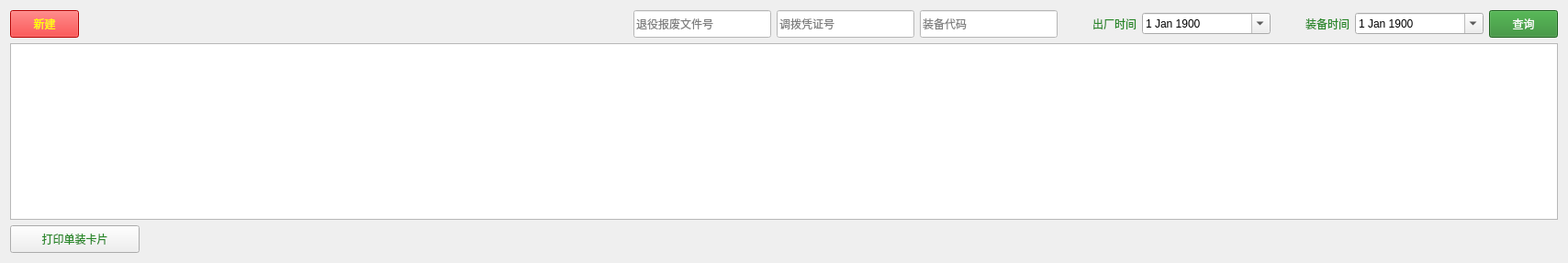
         <widget class="QWidget" name="tab_Ephor2">
          <attribute name="title">
           <string>单装入库</string>
          </attribute>
          <layout class="QGridLayout" name="gridLayout_12">
           <item row="0" column="0">
            <widget class="QPushButton" name="pushButton_AddSinglePacked">
             <property name="minimumSize">
              <size>
               <width>75</width>
               <height>30</height>
              </size>
             </property>
             <property name="maximumSize">
              <size>
               <width>75</width>
               <height>30</height>
              </size>
             </property>
             <property name="styleSheet">
              <string notr="true">font: 75 15pt &quot;微软雅黑&quot;;
color: rgb(255, 255, 0);
background-color: rgb(255, 0, 0);
</string>
             </property>
             <property name="text">
              <string>新建</string>
             </property>
             <property name="flat">
              <bool>false</bool>
             </property>
            </widget>
           </item>
           <item row="0" column="1" colspan="2">
            <spacer name="horizontalSpacer_13">
             <property name="orientation">
              <enum>Qt::Horizontal</enum>
             </property>
             <property name="sizeHint" stdset="0">
              <size>
               <width>63</width>
               <height>20</height>
              </size>
             </property>
            </spacer>
           </item>
           <item row="0" column="3">
            <layout class="QGridLayout" name="gridLayout_11">
             <item row="0" column="0">
              <widget class="QLineEdit" name="lineEdit_SingleWJH">
               <property name="minimumSize">
                <size>
                 <width>150</width>
                 <height>30</height>
                </size>
               </property>
               <property name="maximumSize">
                <size>
                 <width>150</width>
                 <height>30</height>
                </size>
               </property>
               <property name="styleSheet">
                <string notr="true">background-color: rgb(255, 255, 255);
font: 14pt &quot;微软雅黑&quot;;</string>
               </property>
               <property name="placeholderText">
                <string>退役报废文件号</string>
               </property>
              </widget>
             </item>
             <item row="0" column="1">
              <widget class="QLineEdit" name="lineEdit_SinglePZH">
               <property name="minimumSize">
                <size>
                 <width>150</width>
                 <height>30</height>
                </size>
               </property>
               <property name="maximumSize">
                <size>
                 <width>150</width>
                 <height>30</height>
                </size>
               </property>
               <property name="styleSheet">
                <string notr="true">background-color: rgb(255, 255, 255);
font: 14pt &quot;微软雅黑&quot;;</string>
               </property>
               <property name="placeholderText">
                <string>调拨凭证号</string>
               </property>
              </widget>
             </item>
             <item row="0" column="2">
              <widget class="QLineEdit" name="lineEdit_SingleDM">
               <property name="minimumSize">
                <size>
                 <width>150</width>
                 <height>30</height>
                </size>
               </property>
               <property name="maximumSize">
                <size>
                 <width>150</width>
                 <height>30</height>
                </size>
               </property>
               <property name="styleSheet">
                <string notr="true">background-color: rgb(255, 255, 255);
font: 14pt &quot;微软雅黑&quot;;</string>
               </property>
               <property name="placeholderText">
                <string>装备代码</string>
               </property>
              </widget>
             </item>
             <item row="0" column="3">
              <widget class="QLabel" name="label_5">
               <property name="maximumSize">
                <size>
                 <width>80</width>
                 <height>16777215</height>
                </size>
               </property>
               <property name="styleSheet">
                <string notr="true">font: 75 15pt &quot;微软雅黑&quot;;
color: rgb(41, 136, 41);</string>
               </property>
               <property name="text">
                <string>出厂时间</string>
               </property>
               <property name="alignment">
                <set>Qt::AlignRight|Qt::AlignTrailing|Qt::AlignVCenter</set>
               </property>
              </widget>
             </item>
             <item row="0" column="4">
              <widget class="QDateEdit" name="dateEdit_SingleCC">
               <property name="maximumSize">
                <size>
                 <width>140</width>
                 <height>16777215</height>
                </size>
               </property>
               <property name="styleSheet">
                <string notr="true">font: 75 15pt &quot;微软雅黑&quot;;</string>
               </property>
               <property name="buttonSymbols">
                <enum>QAbstractSpinBox::UpDownArrows</enum>
               </property>
               <property name="calendarPopup">
                <bool>true</bool>
               </property>
               <property name="date">
                <date>
                 <year>1900</year>
                 <month>1</month>
                 <day>1</day>
                </date>
               </property>
              </widget>
             </item>
             <item row="0" column="5">
              <widget class="QLabel" name="label_6">
               <property name="maximumSize">
                <size>
                 <width>80</width>
                 <height>16777215</height>
                </size>
               </property>
               <property name="styleSheet">
                <string notr="true">font: 75 15pt &quot;微软雅黑&quot;;
color: rgb(41, 136, 41);</string>
               </property>
               <property name="text">
                <string>装备时间</string>
               </property>
               <property name="alignment">
                <set>Qt::AlignRight|Qt::AlignTrailing|Qt::AlignVCenter</set>
               </property>
              </widget>
             </item>
             <item row="0" column="6">
              <widget class="QDateEdit" name="dateEdit_SingleZB">
               <property name="maximumSize">
                <size>
                 <width>140</width>
                 <height>16777215</height>
                </size>
               </property>
               <property name="styleSheet">
                <string notr="true">font: 75 15pt &quot;微软雅黑&quot;;</string>
               </property>
               <property name="buttonSymbols">
                <enum>QAbstractSpinBox::UpDownArrows</enum>
               </property>
               <property name="calendarPopup">
                <bool>true</bool>
               </property>
               <property name="date">
                <date>
                 <year>1900</year>
                 <month>1</month>
                 <day>1</day>
                </date>
               </property>
              </widget>
             </item>
             <item row="0" column="7">
              <widget class="QPushButton" name="pushButton_QuerySinglePacked">
               <property name="minimumSize">
                <size>
                 <width>75</width>
                 <height>30</height>
                </size>
               </property>
               <property name="maximumSize">
                <size>
                 <width>75</width>
                 <height>30</height>
                </size>
               </property>
               <property name="styleSheet">
                <string notr="true">font: 75 15pt &quot;微软雅黑&quot;;
background-color: rgb(41, 136, 41);
color: rgb(255, 255, 255);</string>
               </property>
               <property name="text">
                <string>查询</string>
               </property>
              </widget>
             </item>
            </layout>
           </item>
           <item row="1" column="0" colspan="4">
            <widget class="QTableWidget" name="tableWidget_Single">
             <property name="sortingEnabled">
              <bool>true</bool>
             </property>
            </widget>
           </item>
           <item row="2" column="0" colspan="2">
            <widget class="QPushButton" name="pushButton_PrintSinglePacked">
             <property name="minimumSize">
              <size>
               <width>141</width>
               <height>30</height>
              </size>
             </property>
             <property name="maximumSize">
              <size>
               <width>141</width>
               <height>30</height>
              </size>
             </property>
             <property name="styleSheet">
              <string notr="true">font: 75 15pt &quot;微软雅黑&quot;;
color: rgb(41, 136, 41);</string>
             </property>
             <property name="text">
              <string>打印单装卡片</string>
             </property>
            </widget>
           </item>
           <item row="2" column="2" colspan="2">
            <spacer name="horizontalSpacer_5">
             <property name="orientation">
              <enum>Qt::Horizontal</enum>
             </property>
             <property name="sizeHint" stdset="0">
              <size>
               <width>1539</width>
               <height>20</height>
              </size>
             </property>
            </spacer>
           </item>
          </layout>
         </widget>
